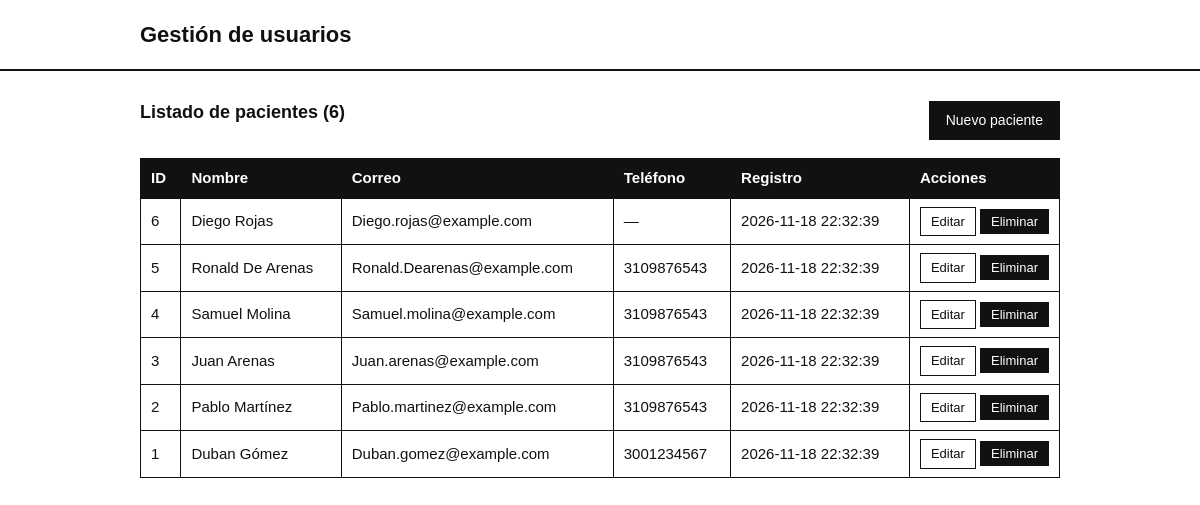
The page / on the database its author committed.
### tables this page shows
CREATE TABLE IF NOT EXISTS Pacientes (
  id INT UNSIGNED NOT NULL AUTO_INCREMENT,
  nombre VARCHAR(80) NOT NULL,
  apellido VARCHAR(80) NOT NULL,
  correo VARCHAR(120) NOT NULL,
  telefono VARCHAR(20) DEFAULT NULL,
  creado_en TIMESTAMP NOT NULL DEFAULT CURRENT_TIMESTAMP,
  PRIMARY KEY (id),
  UNIQUE KEY uq_Pacientes_correo (correo)
);

### index.php (the view, shortened to what this page needs)
<?php
require __DIR__ . '/includes/conexion.php';
$Pacientes = $pdo->query('SELECT id, nombre, apellido, correo, telefono, creado_en FROM Pacientes ORDER BY id DESC')->fetchAll();
require __DIR__ . '/includes/header.php';
?>
<div class="barra">
    <h2>Listado de pacientes (<?= count($Pacientes) ?>)</h2>
    <a class="btn" href="crear.php">Nuevo paciente</a>
</div>
<?php if (empty($Pacientes)): ?>
    <div class="vacio">No hay pacientes registrados.</div>
<?php else: ?>
    <table>
        <thead>
            <tr>
                <th>ID</th>
                <th>Nombre</th>
                <th>Correo</th>
                <th>Teléfono</th>
                <th>Registro</th>
                <th>Acciones</th>
            </tr>
        </thead>
        <tbody>
        <?php foreach ($Pacientes as $u): ?>
            <tr>
                <td><?= $u['id'] ?></td>
                <td><?= htmlspecialchars($u['nombre'] . ' ' . $u['apellido']) ?></td>
                <td><?= htmlspecialchars($u['correo']) ?></td>
                <td><?= htmlspecialchars($u['telefono'] ?? '—') ?></td>
                <td><?= htmlspecialchars($u['creado_en']) ?></td>
                <td class="acciones">
                    <a class="btn btn-claro btn-sm" href="editar.php?id=<?= $u['id'] ?>">Editar</a>
                    <form method="post" action="eliminar.php"
                          onsubmit="return confirm('¿Eliminar este paciente?');">
                        <button type="submit" class="btn btn-sm">Eliminar</button>
                    </form>
                </td>
            </tr>
        <?php endforeach; ?>
        </tbody>
    </table>
<?php endif; ?>
<?php require __DIR__ . '/includes/footer.php'; ?>

### header.php (shortened to what this page needs)
<!DOCTYPE html>
<html lang="es">
<head>
    <link rel="stylesheet" href="css/style.css">
</head>
<body>
<header class="encabezado">
    <div class="contenedor">
        <h1>Gestión de usuarios</h1>
    </div>
</header>
<main class="contenedor">

### footer.php
</main>
</body>
</html>

### style.css (style rules this page uses)
* { box-sizing: border-box; }
body { margin: 0; background: #ffffff; color: #111111; font-family: Arial, Helvetica, sans-serif; font-size: 15px; line-height: 1.5; }
.contenedor { max-width: 960px; margin: 0 auto; padding: 0 20px; }
.encabezado { border-bottom: 2px solid #111111; padding: 18px 0; margin-bottom: 28px; }
.encabezado h1 { margin: 0; font-size: 22px; font-weight: 700; }
h2 { font-size: 18px; margin: 0 0 16px; }
.barra { display: flex; justify-content: space-between; align-items: center; margin-bottom: 16px; }
.btn { display: inline-block; padding: 8px 16px; border: 1px solid #111111; background: #111111; color: #ffffff; text-decoration: none; font-size: 14px; cursor: pointer; }
.btn-claro { background: #ffffff; color: #111111; }
.btn-sm { padding: 4px 10px; font-size: 13px; }
table { width: 100%; border-collapse: collapse; }
th, td { border: 1px solid #111111; padding: 8px 10px; text-align: left; }
th { background: #111111; color: #ffffff; font-weight: 600; }
td.acciones { white-space: nowrap; width: 1%; }
td.acciones form { display: inline; }

### rows shown on the page
pacientes: id "6", nombre+apellido "Diego Rojas", correo "Diego.rojas@example.com", telefono "—", creado_en "2026-11-18 22:32:39"
pacientes: id "5", nombre+apellido "Ronald De Arenas", correo "Ronald.Dearenas@example.com", telefono "3109876543", creado_en "2026-11-18 22:32:39"
pacientes: id "4", nombre+apellido "Samuel Molina", correo "Samuel.molina@example.com", telefono "3109876543", creado_en "2026-11-18 22:32:39"
pacientes: id "3", nombre+apellido "Juan Arenas", correo "Juan.arenas@example.com", telefono "3109876543", creado_en "2026-11-18 22:32:39"
pacientes: id "2", nombre+apellido "Pablo Martínez", correo "Pablo.martinez@example.com", telefono "3109876543", creado_en "2026-11-18 22:32:39"
pacientes: id "1", nombre+apellido "Duban Gómez", correo "Duban.gomez@example.com", telefono "3001234567", creado_en "2026-11-18 22:32:39"

### other values the page prints
count($Pacientes) "6"
